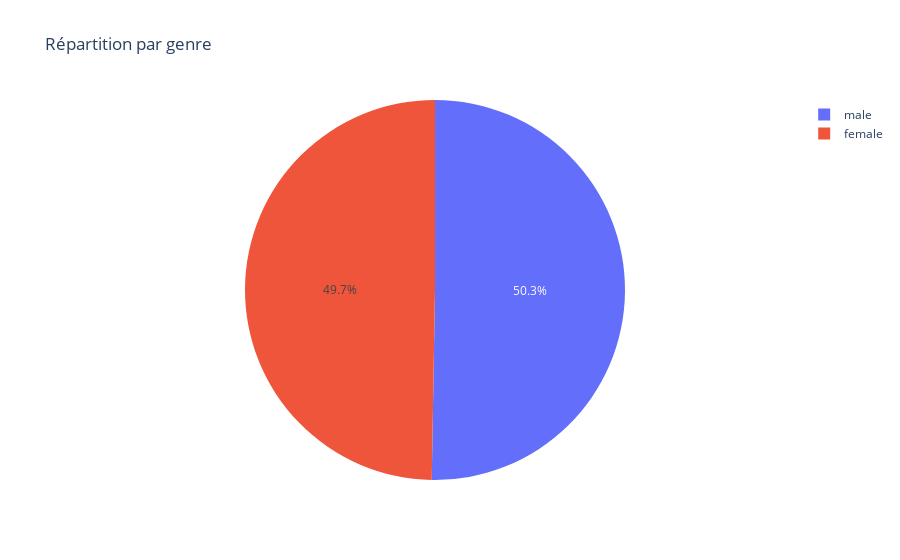

Notebook source saved alongside this figure:
### Markdown cell above
### Analyse de la répartition de l'échantillon par sexe

### Code cell
# Partir d'un DataFrame avec un seul 'iid' par ligne
df_unique_iid = df.drop_duplicates(subset='iid')

gender_counts = df_unique_iid['gender'].value_counts().reset_index()
gender_counts.columns = ['gender', 'count']

print(gender_counts.head())

fig_pie = px.pie(gender_counts, names='gender', values='count', title='Répartition par genre')
fig_pie.show()

### Figure 1 — Plotly figure (JSON) as saved in the notebook; plotly's stock layout.template omitted (floating-point values rounded to 4 significant figures)
{"data": [{"domain": {"x": [0, 1], "y": [0, 1]}, "hovertemplate": "gender=%{label}<br>count=%{value}<extra></extra>", "labels": ["male", "female"], "legendgroup": "", "name": "", "showlegend": true, "type": "pie", "values": [277, 274]}], "layout": {"legend": {"tracegroupgap": 0}, "title": {"text": "Répartition par genre"}}}
